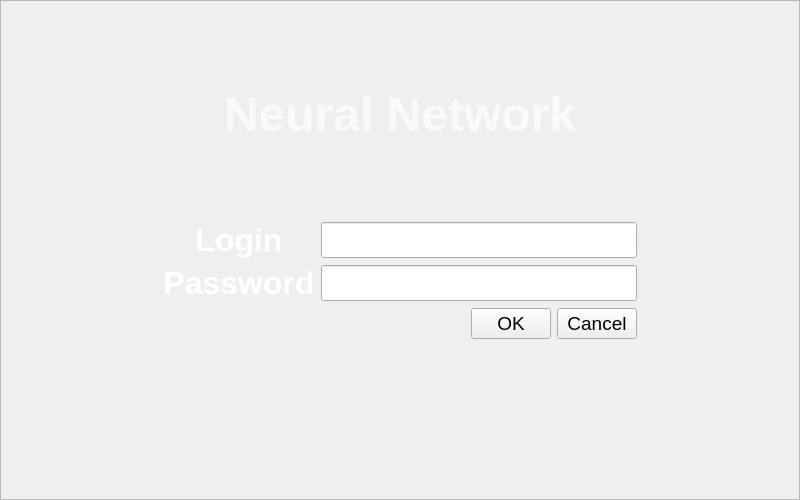
   <widget class="QFrame" name="winauth">
    <property name="geometry">
     <rect>
      <x>0</x>
      <y>0</y>
      <width>800</width>
      <height>500</height>
     </rect>
    </property>
    <property name="frameShape">
     <enum>QFrame::StyledPanel</enum>
    </property>
    <property name="frameShadow">
     <enum>QFrame::Raised</enum>
    </property>
    <layout class="QGridLayout" name="gridLayout_12">
     <item row="0" column="0">
      <layout class="QGridLayout" name="gridLayout_2">
       <item row="8" column="0" colspan="7">
        <spacer name="verticalSpacer_5">
         <property name="orientation">
          <enum>Qt::Vertical</enum>
         </property>
         <property name="sizeHint" stdset="0">
          <size>
           <width>20</width>
           <height>40</height>
          </size>
         </property>
        </spacer>
       </item>
       <item row="2" column="0" colspan="7">
        <spacer name="verticalSpacer_6">
         <property name="orientation">
          <enum>Qt::Vertical</enum>
         </property>
         <property name="sizeHint" stdset="0">
          <size>
           <width>20</width>
           <height>40</height>
          </size>
         </property>
        </spacer>
       </item>
       <item row="3" column="6" rowspan="5">
        <spacer name="horizontalSpacer_3">
         <property name="orientation">
          <enum>Qt::Horizontal</enum>
         </property>
         <property name="sizeHint" stdset="0">
          <size>
           <width>40</width>
           <height>20</height>
          </size>
         </property>
        </spacer>
       </item>
       <item row="5" column="4" rowspan="3">
        <widget class="QPushButton" name="OK">
         <property name="font">
          <font>
           <pointsize>14</pointsize>
          </font>
         </property>
         <property name="text">
          <string>OK</string>
         </property>
        </widget>
       </item>
       <item row="1" column="0" colspan="7">
        <widget class="QLabel" name="title_NN_2">
         <property name="text">
          <string>&lt;html&gt;&lt;head/&gt;&lt;body&gt;&lt;p align=&quot;center&quot;&gt;&lt;span style=&quot; font-size:36pt; font-weight:600; color:#fafafa;&quot;&gt;Neural Network&lt;/span&gt;&lt;/p&gt;&lt;/body&gt;&lt;/html&gt;</string>
         </property>
        </widget>
       </item>
       <item row="5" column="5" rowspan="3">
        <widget class="QPushButton" name="Cancel">
         <property name="font">
          <font>
           <pointsize>14</pointsize>
          </font>
         </property>
         <property name="text">
          <string>Cancel</string>
         </property>
        </widget>
       </item>
       <item row="9" column="0" colspan="7">
        <spacer name="verticalSpacer_7">
         <property name="orientation">
          <enum>Qt::Vertical</enum>
         </property>
         <property name="sizeHint" stdset="0">
          <size>
           <width>20</width>
           <height>40</height>
          </size>
         </property>
        </spacer>
       </item>
       <item row="0" column="0" colspan="7">
        <spacer name="verticalSpacer_8">
         <property name="orientation">
          <enum>Qt::Vertical</enum>
         </property>
         <property name="sizeHint" stdset="0">
          <size>
           <width>20</width>
           <height>40</height>
          </size>
         </property>
        </spacer>
       </item>
       <item row="4" column="1" colspan="2">
        <widget class="QLabel" name="title_Pas">
         <property name="text">
          <string>&lt;html&gt;&lt;head/&gt;&lt;body&gt;&lt;p align=&quot;center&quot;&gt;&lt;span style=&quot; font-size:24pt; font-weight:600; color:#ffffff;&quot;&gt;Password&lt;/span&gt;&lt;/p&gt;&lt;/body&gt;&lt;/html&gt;</string>
         </property>
        </widget>
       </item>
       <item row="3" column="1" colspan="2">
        <widget class="QLabel" name="title_Log">
         <property name="font">
          <font>
           <pointsize>24</pointsize>
          </font>
         </property>
         <property name="text">
          <string>&lt;html&gt;&lt;head/&gt;&lt;body&gt;&lt;p align=&quot;center&quot;&gt;&lt;span style=&quot; font-size:24pt; font-weight:600; color:#ffffff;&quot;&gt;Login&lt;/span&gt;&lt;/p&gt;&lt;/body&gt;&lt;/html&gt;</string>
         </property>
        </widget>
       </item>
       <item row="3" column="0" rowspan="5">
        <spacer name="verticalSpacer_9">
         <property name="orientation">
          <enum>Qt::Horizontal</enum>
         </property>
         <property name="sizeHint" stdset="0">
          <size>
           <width>40</width>
           <height>20</height>
          </size>
         </property>
        </spacer>
       </item>
       <item row="4" column="3" colspan="3">
        <widget class="QLineEdit" name="auth_password">
         <property name="font">
          <font>
           <pointsize>18</pointsize>
          </font>
         </property>
         <property name="inputMethodHints">
          <set>Qt::ImhHiddenText|Qt::ImhNoAutoUppercase|Qt::ImhNoPredictiveText|Qt::ImhSensitiveData</set>
         </property>
         <property name="inputMask">
          <string/>
         </property>
         <property name="text">
          <string/>
         </property>
         <property name="echoMode">
          <enum>QLineEdit::Password</enum>
         </property>
        </widget>
       </item>
       <item row="3" column="3" colspan="3">
        <widget class="QLineEdit" name="auth_login">
         <property name="font">
          <font>
           <pointsize>18</pointsize>
          </font>
         </property>
        </widget>
       </item>
       <item row="5" column="3" rowspan="3">
        <spacer name="horizontalSpacer_4">
         <property name="orientation">
          <enum>Qt::Horizontal</enum>
         </property>
         <property name="sizeHint" stdset="0">
          <size>
           <width>40</width>
           <height>20</height>
          </size>
         </property>
        </spacer>
       </item>
       <item row="5" column="1" rowspan="3" colspan="2">
        <spacer name="horizontalSpacer_5">
         <property name="orientation">
          <enum>Qt::Horizontal</enum>
         </property>
         <property name="sizeHint" stdset="0">
          <size>
           <width>40</width>
           <height>20</height>
          </size>
         </property>
        </spacer>
       </item>
      </layout>
     </item>
    </layout>
   </widget>
